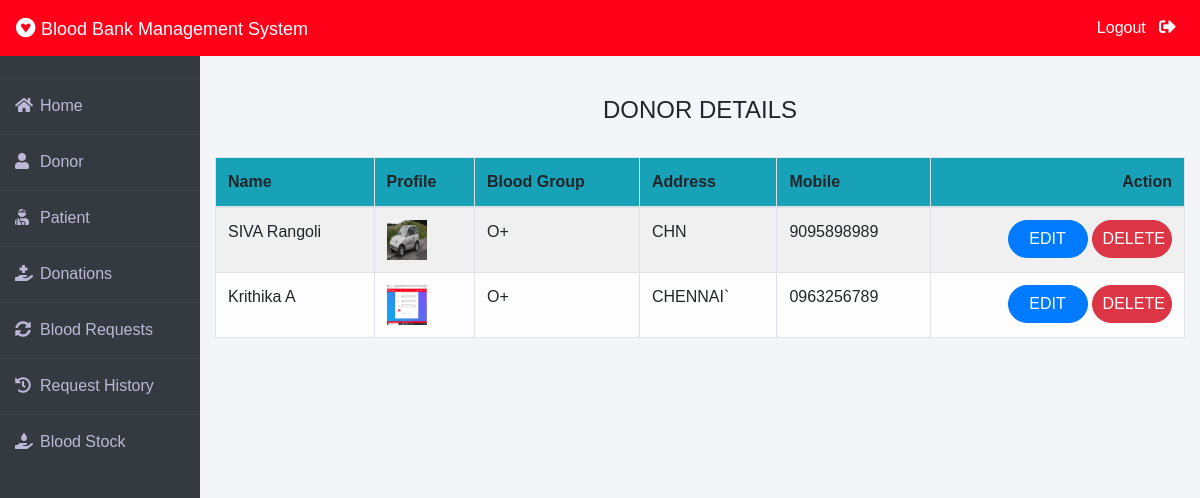
/admin-donor (signed in), run on the app's committed database.
### donor/models.py (models this page shows, shortened)
class Donor(models.Model):
    user=models.OneToOneField(User,on_delete=models.CASCADE)
    profile_pic= models.ImageField(upload_to='profile_pic/Donor/',null=True,blank=True)
    bloodgroup=models.CharField(max_length=10)
    address = models.CharField(max_length=40)
    mobile = models.CharField(max_length=20,null=False)
    @property
    def get_name(self):
        return self.user.first_name+" "+self.user.last_name

### blood/views.py (the view)
# urls.py: path('admin-donor', views.admin_donor_view,name='admin-donor'),
@login_required(login_url='adminlogin')
def admin_donor_view(request):
    donors=dmodels.Donor.objects.all()
    return render(request,'blood/admin_donor.html',{'donors':donors})

### templates/blood/admin_donor.html
{% extends 'blood/adminbase.html' %}
{% block content %}
{% load widget_tweaks %}
{%load static%}
<br><br>
<div class="container">
    <H4 class="text-center">DONOR DETAILS</H4><br>
    <table class="table table-light table-hover table-bordered table-striped">
        <thead class="bg-info">
            <tr>
                <th scope="col">Name</th>
                <th scope="col">Profile</th>
                <th scope="col">Blood Group</th>
                <th scope="col">Address</th>
                <th scope="col">Mobile</th>
                <th class="text-right">Action</th>
            </tr>
        </thead>
        <tbody>
            {% for t in donors %}
            <tr>
                <td> {{t.get_name}}</td>
                <td> <img src="{% static t.profile_pic.url %}" alt="Profile Pic" height="40px" width="40px" /></td>
                <td>{{t.bloodgroup}}</td>
                <td>{{t.address}}</td>
                <td>{{t.mobile}}</td>
                <td class="text-right">
                    <button class="btn btn-primary badge-pill" style="width: 80px;"><a  style="text-decoration: none;color: white;" href="{% url 'update-donor' t.id  %}">EDIT</a> </button>
                    <button class="btn btn-danger badge-pill" style="width: 80px;"><a  style="text-decoration: none;color: white;" href="{% url 'delete-donor' t.id  %}">DELETE</a> </button>
                </td>
            </tr>
            {% endfor %}
        </tbody>
    </table>
</div>
{% endblock content %}

### templates/blood/adminbase.html (style rules this page uses)
* { margin: 0; padding: 0; box-sizing: border-box; list-style: none; text-decoration: none; font-family: 'Josefin Sans', sans-serif; }
body { background-color: #f3f5f9; }

### data on the page
Donor: get_name "SIVA Rangoli", profile_pic (picture), bloodgroup "O+", address "CHN", mobile "9095898989"
Donor: get_name "Krithika A", profile_pic (picture), bloodgroup "O+", address "CHENNAI`", mobile "0963256789"
